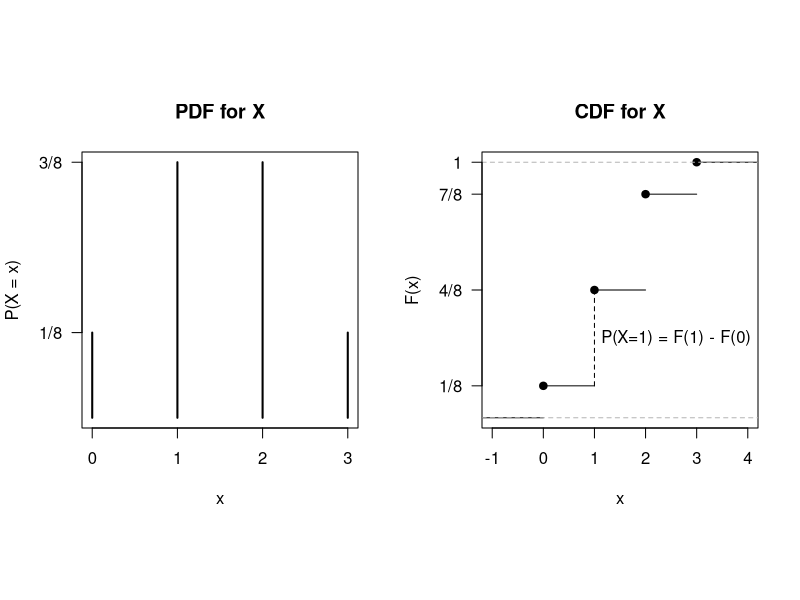
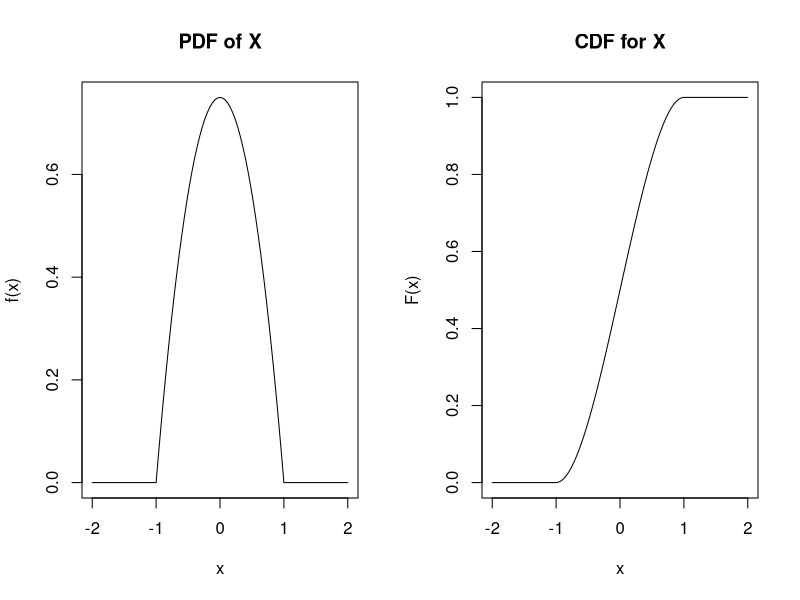
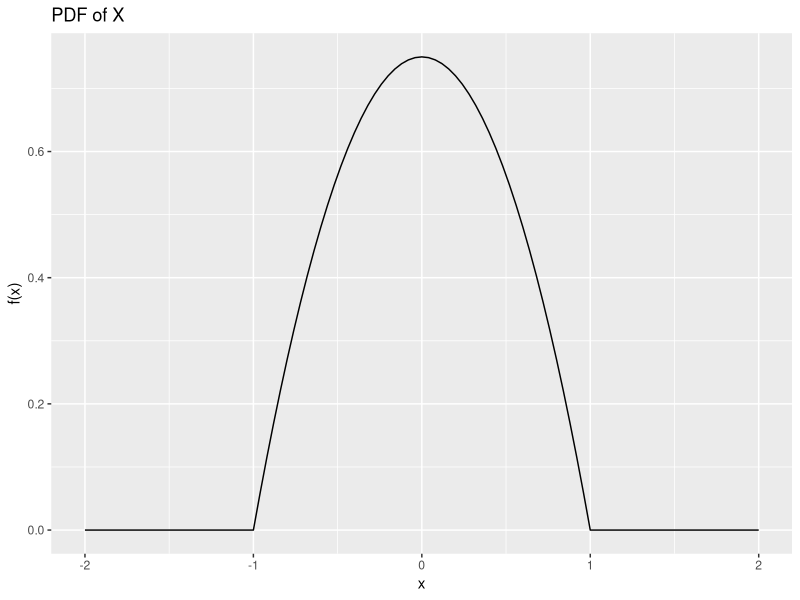
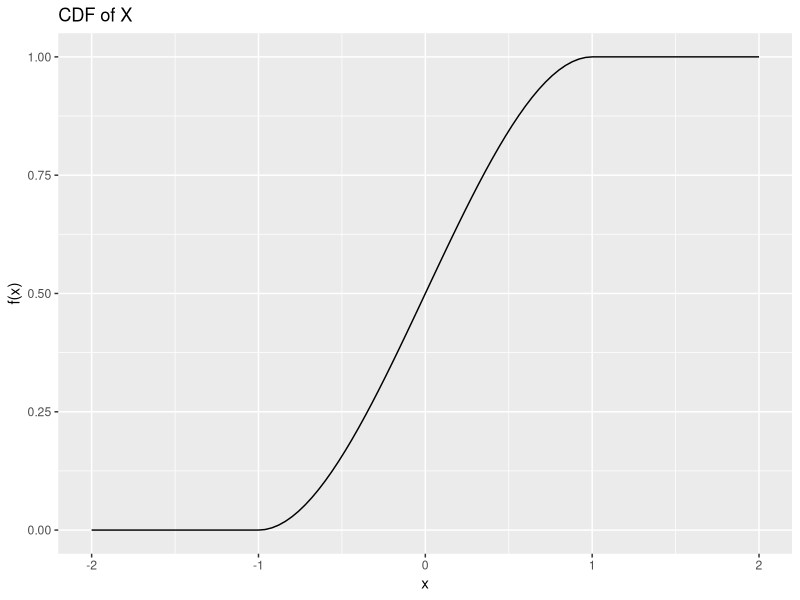
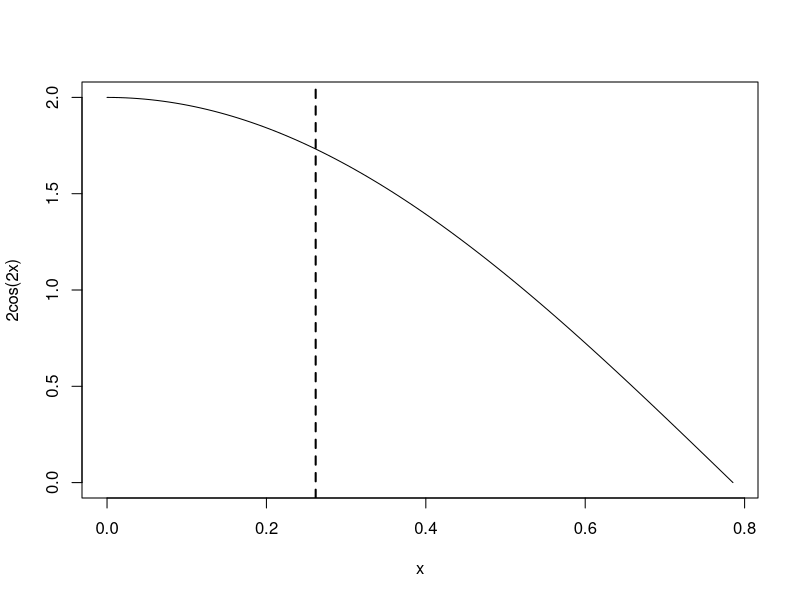
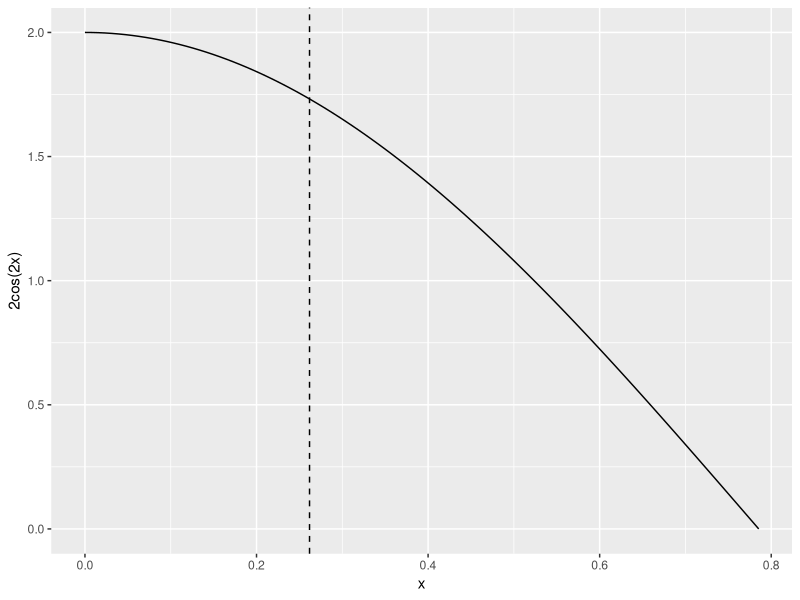
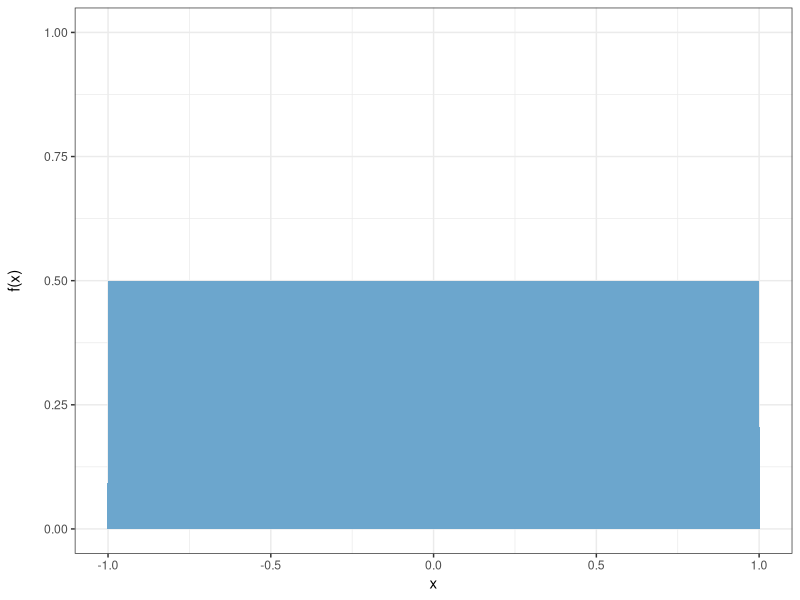

Reproduce these figures in R, in order.
#Example 3.2
#R code 3.2.2

#m : number of students
m   <- seq(10, 50, 5)
P.E <- function(m){
  c(Students = m, ProbAtL2SB = 1 - prod((365:(365 - m+1)/365)))
} 
t(sapply(m, P.E))

#Example 3.17
#R code 3.7
opar <- par(no.readonly = TRUE)
library(MASS) #used for fraction function
par(mfrow=c(1,2), pty = "s")
Omega <- expand.grid(coin1 = 0:1, coin2=0:1, coin3=0:1)
n.heads <- apply(Omega, 1, sum) 
cbind(Omega, n.heads)

T1 <- table(n.heads)/length(n.heads)
fractions(T1)

plot(T1, xlab = "x", ylab= "P(X = x)", yaxt = "n", main = "PDF for X")
axis(2, at = c(1/8, 3/8), labels = c("1/8", "3/8"), las =1)

plot(ecdf(n.heads), main = "CDF for X", ylab = "F(x)", xlab = "x", yaxt = "n")
axis(2, at = c(1/8, 4/8, 7/8, 1), labels = c("1/8", "4/8", "7/8", "1"), las = 1)
segments(1,1/8,1,4/8, lty = 2)
text(2.6, 2.5/8, "P(X=1) = F(1) - F(0)")
par(opar)


#Example 3.18
#R code 3.8
x <- c(1, 5, 30)
px <- c(0.5, 0.45, 0.05)
EX <- sum(x * px)
WM <- weighted.mean(x, px)
c(EX, WM)

#Example 3.19
#R code 3.9
x <- c(1, 5, 30)
px <- c(0.5, 0.45, 0.05)
EX <- sum((x-5)*px)
WM <- weighted.mean(x-5, px)
c(EX, WM)


#Example 3.21
#R code 3.10
opar <- par(no.readonly = TRUE) #read current parameters
par(mfrow = c(1,2))  # split device 1 row, 2 columns
f <- function(x){
  y <- 3/4 * (1-x^2)
  y[x < -1 | x >1] <- 0
  return (y)
}
curve(f, -2, 2, xlab = "x", ylab = "f(x)", main= "PDF of X")
F <- function(x){
  y <- -x^3/4 + 3* x/4 + 1/2
  y[x<= -1] <- 0
  y[x > 1] <-1
  return (y)
}

curve(F,-2,2,xlab ="x", ylab = "F(x)", main = "CDF for X")
par(opar)

#R code 3.11
library(ggplot2)
p <- ggplot(data.frame (x = c(-2,2)), aes(x =x))
p + stat_function(fun = f) + labs(x = "x", y = "f(x)", title = "PDF of X")
p + stat_function(fun = F) + labs(x="x", y= "f(x)", title = "CDF of X")

#R code 3.12
fx <- function(x){
  3/4 -3/4*x^2
} #define function of x
integrate(fx, lower = -0.5, upper = 1) # gives value and tolerance
ans <- integrate(fx, lower = -0.5, upper = 1)$value
ans
library(MASS) # for fraction
fractions(ans)

#Example 3.23
#R code 3.13
f <- function(x){ 2* cos(2*x) }
curve(f, 0, pi/4, xlab ="x",ylab="2cos(2x)")
abline(v=pi/12, lty=2 , lwd=2 )
#ggplot2 now
p <- ggplot(data.frame(x=c(0,pi/4)),aes(x=x))
p+ stat_function(fun = f) + labs(x= "x", y = "2cos(2x)")+
  geom_vline(xintercept = pi/12,lty = "dashed")

#Example 3.24
#R code 3.14
x<- seq(-1, 1, length = 10)
y<- dunif(x, -1, 1)
DF<- data.frame(fx = y)
previous_theme <- theme_set(theme_bw()) #set black and white theme
ggplot(data = DF, aes(x = x, y = fx)) +
  geom_area(fill = "skyblue3") +
  labs(x = "x", y="f(x)\n") +
  ylim (c(0,1)) +
  theme_set(previous_theme)
